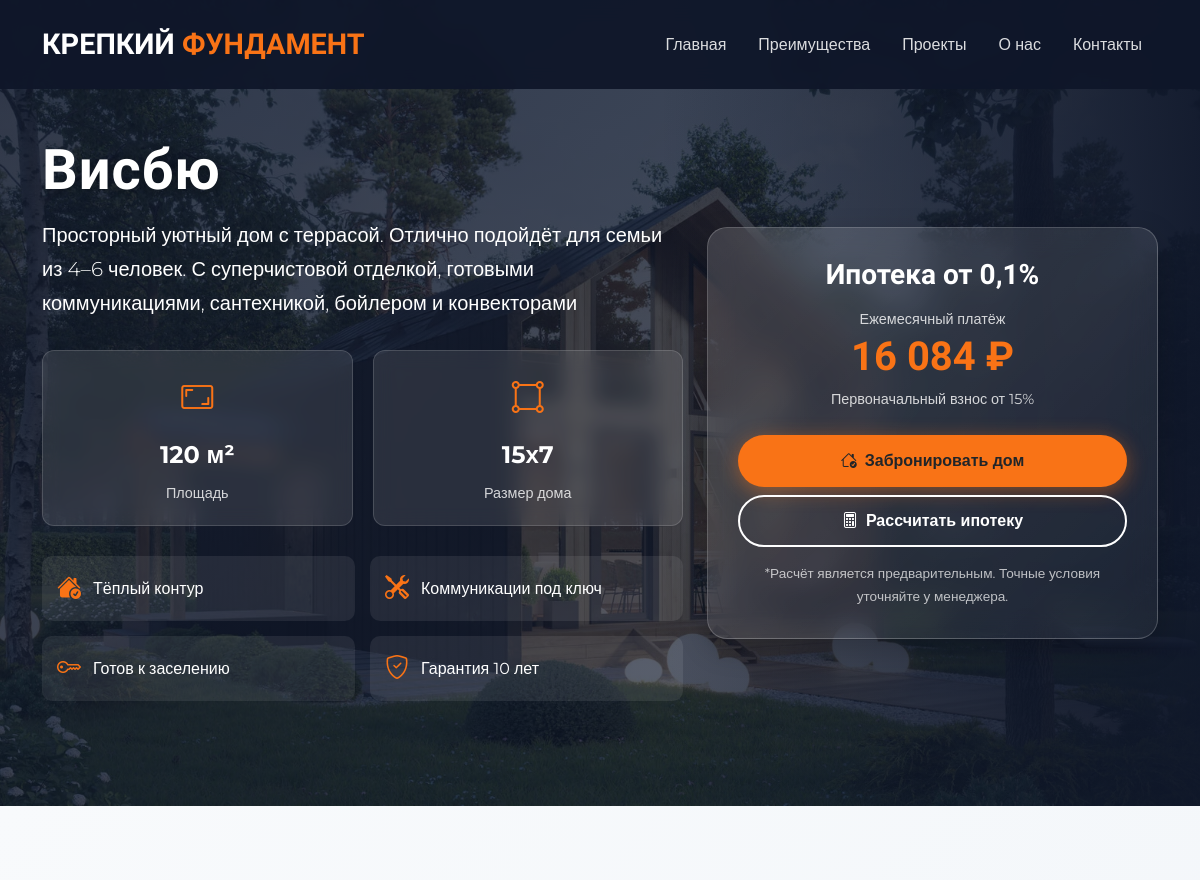
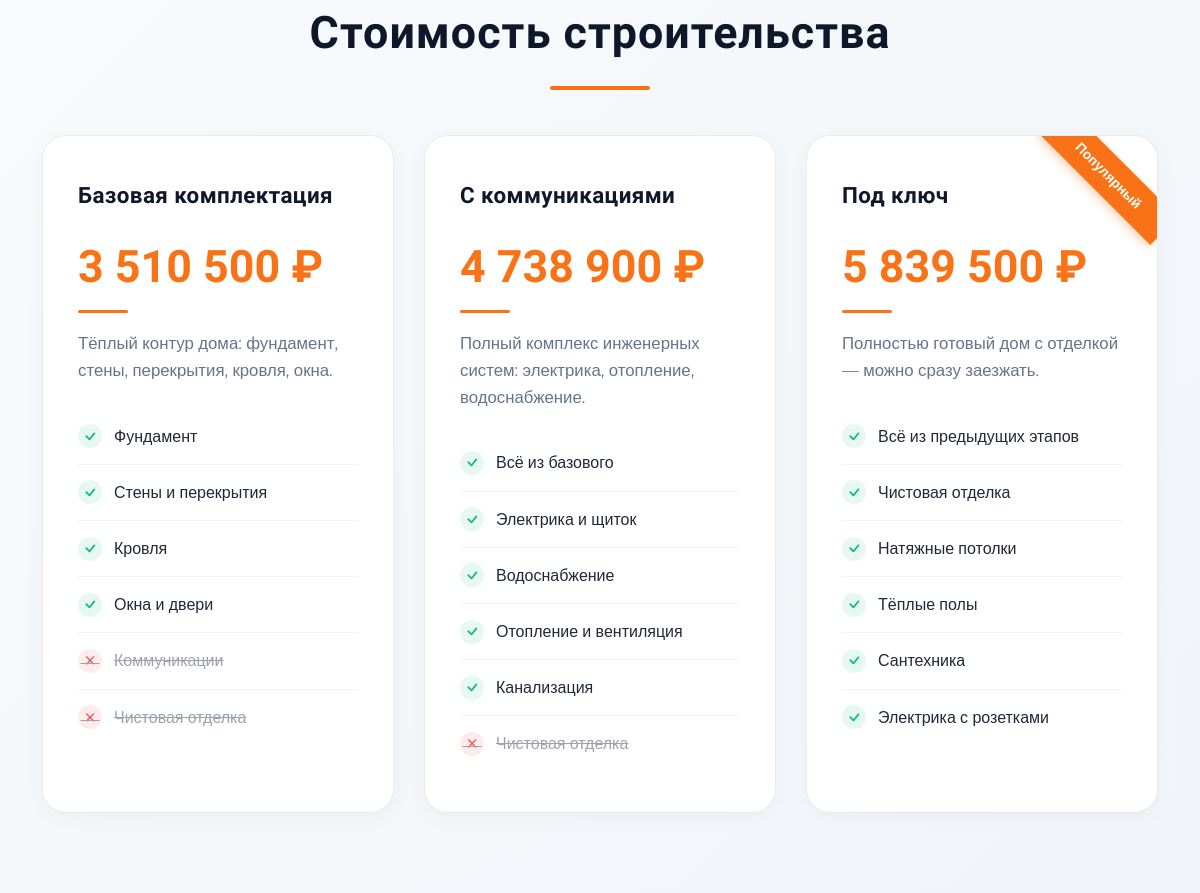
The app's page /details/test with its own data (2 pictures, top to bottom).
### app/models.py (models this page shows, shortened)
class Project(db.Model):
    __tablename__ = "projects"
    id = db.Column(db.Integer, primary_key=True)
    title = db.Column(db.String(100), unique=True, nullable=False)
    slug = db.Column(db.String(100), unique=True, nullable=False)
    description = db.Column(db.Text)
    square = db.Column(db.Integer, nullable=False)
    size = db.Column(db.String(15), nullable=False)
    price_base = db.Column(db.Integer, nullable=False)
    price_with_communications = db.Column(db.Integer)
    price_ready = db.Column(db.Integer)
    mortgage_price_per_month = db.Column(db.Integer)
    images_directory_path = db.Column(db.String(300), nullable=False)
    images = db.relationship(
        "ProjectImages",
        back_populates="project",
        cascade="all, delete-orphan",
        lazy="dynamic"
    )

### app/routes.py (the view)
@main_bp.route('/details/test')
def details_test():
    project = Project.query.get(1)
    return render_template('test/prises-test.html', project=project)

### app/models.py (called while the page is built)
    @property
    def url(self):
        return os.path.join('uploads', self.project.slug, self.filename)

### app/templates/test/prises-test.html (shortened to what this page needs)
<!DOCTYPE html>
<html lang="ru">
<head>
    <link href="https://cdn.jsdelivr.net/npm/bootstrap@5.3.2/dist/css/bootstrap.min.css" rel="stylesheet" />
    <link href="https://cdn.jsdelivr.net/npm/bootstrap-icons@1.11.1/font/bootstrap-icons.css" rel="stylesheet" />
    <link href="https://unpkg.com/aos@2.3.1/dist/aos.css" rel="stylesheet" />
</head>
<body>
    <nav class="navbar navbar-expand-lg fixed-top">
        <div class="container">
            <a class="navbar-brand" href="{{ url_for('main.index') }}">КРЕПКИЙ <span>ФУНДАМЕНТ</span></a>
            <div class="collapse navbar-collapse" id="navbarNav">
                <ul class="navbar-nav ms-auto">
                    <li class="nav-item"><a class="nav-link" href="{{ url_for('main.index') }}#home">Главная</a></li>
                    <li class="nav-item"><a class="nav-link" href="{{ url_for('main.index') }}#features">Преимущества</a></li>
                    <li class="nav-item"><a class="nav-link" href="{{ url_for('main.index') }}#gallery">Проекты</a></li>
                    <li class="nav-item"><a class="nav-link" href="{{ url_for('main.index') }}#stats">О нас</a></li>
                    <li class="nav-item"><a class="nav-link" href="{{ url_for('main.index') }}#contact">Контакты</a></li>
                </ul>
            </div>
        </div>
    </nav>
    <section class="project-hero">
        <div class="container position-relative" style="z-index: 2;">
            <div class="row align-items-center">
                <div class="col-lg-7" data-aos="fade-right">
                    <h1 class="project-title">{{ project.title }}</h1>
                    {% if project.description %}
                    <p class="lead opacity-90 mb-4">{{ project.description }}</p>
                    {% endif %}
                    <div class="specs-grid">
                        <div class="spec-item" data-aos="fade-up" data-aos-delay="100">
                            <div class="spec-icon">
                                <i class="bi bi-aspect-ratio"></i>
                            </div>
                            <div class="spec-value">{{ project.square }} м²</div>
                            <div class="spec-label">Площадь</div>
                        </div>
                        <div class="spec-item" data-aos="fade-up" data-aos-delay="200">
                            <div class="spec-icon">
                                <i class="bi bi-bounding-box-circles"></i>
                            </div>
                            <div class="spec-value">{{ project.size }}</div>
                            <div class="spec-label">Размер дома</div>
                        </div>
                    </div>
                    <div class="advantages-grid" data-aos="fade-up" data-aos-delay="500">
                        <div class="advantage-item">
                            <div class="advantage-icon">
                                <i class="bi bi-house-check-fill"></i>
                            </div>
                            <span>Тёплый контур</span>
                        </div>
                        <div class="advantage-item">
                            <div class="advantage-icon">
                                <i class="bi bi-tools"></i>
                            </div>
                            <span>Коммуникации под ключ</span>
                        </div>
                        <div class="advantage-item">
                            <div class="advantage-icon">
                                <i class="bi bi-key"></i>
                            </div>
                            <span>Готов к заселению</span>
                        </div>
                        <div class="advantage-item">
                            <div class="advantage-icon">
                                <i class="bi bi-shield-check"></i>
                            </div>
                            <span>Гарантия 10 лет</span>
                        </div>
                    </div>
                </div>
                <div class="col-lg-5" data-aos="fade-left" data-aos-delay="300">
                    <div class="mortgage-card">
                        <div class="text-center mb-4">
                            <h3 class="mb-3">Ипотека от 0,1%</h3>
                            <div class="mortgage-label">Ежемесячный платёж</div>
                            <div class="mortgage-amount">
                                {{ "{:,}".format(project.mortgage_price_per_month).replace(',', ' ') }} ₽
                            </div>
                            <div class="mortgage-label">Первоначальный взнос от 15%</div>
                        </div>
                        <div class="d-grid gap-2">
                            <button class="btn btn-primary-custom">
                                <i class="bi bi-house-check me-2"></i>Забронировать дом
                            </button>
                            <button class="btn btn-outline-custom border-white text-white">
                                <i class="bi bi-calculator me-2"></i>Рассчитать ипотеку
                            </button>
                        </div>
                        <div class="mortgage-note text-center">
                            *Расчёт является предварительным. Точные условия уточняйте у менеджера.
                        </div>
                    </div>
                </div>
            </div>
        </div>
    </section>
<section class="price-section">
    <div class="container">
        <h2 class="section-title" data-aos="fade-up">Стоимость строительства</h2>
        <div class="price-cards">
            <div class="price-card" data-aos="fade-up" data-aos-delay="100">
                <div class="price-stage">Базовая комплектация</div>
                <div class="price-amount">{{ "{:,}".format(project.price_base).replace(',', ' ') }} ₽</div>
                <div class="price-description">
                    Тёплый контур дома: фундамент, стены, перекрытия, кровля, окна.
                </div>
                <ul class="price-features">
                    <li><i class="bi bi-check feature-check"></i>Фундамент</li>
                    <li><i class="bi bi-check feature-check"></i>Стены и перекрытия</li>
                    <li><i class="bi bi-check feature-check"></i>Кровля</li>
                    <li><i class="bi bi-check feature-check"></i>Окна и двери</li>
                    <li><i class="bi bi-x feature-dash"></i>Коммуникации</li>
                    <li><i class="bi bi-x feature-dash"></i>Чистовая отделка</li>
                </ul>
            </div>
            <div class="price-card" data-aos="fade-up" data-aos-delay="200">
                <div class="price-stage">С коммуникациями</div>
                <div class="price-amount">{{ "{:,}".format(project.price_with_communications).replace(',', ' ') }} ₽</div>
                <div class="price-description">
                    Полный комплекс инженерных систем: электрика, отопление, водоснабжение.
                </div>
                <ul class="price-features">
                    <li><i class="bi bi-check feature-check"></i>Всё из базового</li>
                    <li><i class="bi bi-check feature-check"></i>Электрика и щиток</li>
                    <li><i class="bi bi-check feature-check"></i>Водоснабжение</li>
                    <li><i class="bi bi-check feature-check"></i>Отопление и вентиляция</li>
                    <li><i class="bi bi-check feature-check"></i>Канализация</li>
                    <li><i class="bi bi-x feature-dash"></i>Чистовая отделка</li>
                </ul>
            </div>
            <div class="price-card" data-aos="fade-up" data-aos-delay="300">
                <div class="popular-badge">Популярный</div>
                <div class="price-stage">Под ключ</div>
                <div class="price-amount">{{ "{:,}".format(project.price_ready).replace(',', ' ') }} ₽</div>
                <div class="price-description">
                    Полностью готовый дом с отделкой — можно сразу заезжать.
                </div>
                <ul class="price-features">
                    <li><i class="bi bi-check feature-check"></i>Всё из предыдущих этапов</li>
                    <li><i class="bi bi-check feature-check"></i>Чистовая отделка</li>
                    <li><i class="bi bi-check feature-check"></i>Натяжные потолки</li>
                    <li><i class="bi bi-check feature-check"></i>Тёплые полы</li>
                    <li><i class="bi bi-check feature-check"></i>Сантехника</li>
                    <li><i class="bi bi-check feature-check"></i>Электрика с розетками</li>
                </ul>
            </div>
        </div>
</section>
</body>
</html>

### records on screen
Project: title "Висбю", description "Просторный уютный дом с террасой. Отлично подойдёт для семьи из 4–6 человек. С суперчистовой отделкой, готовыми коммуникациями, сантехникой, бойлером и конвекторами", square "120", size "15х7", mortgage_price_per_month "16 084", price_base "3 510 500", price_with_communications "4 738 900", price_ready "5 839 500"
